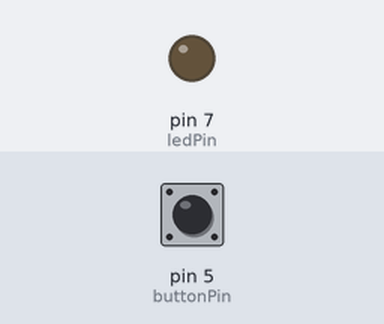
The sketch below on a simulated Arduino Uno, built with avr-gcc and run on an emulated ATmega328P. Shown: output pins drawn as LEDs (lit = HIGH). The inputs (shaded band) are chosen by the test bench; at power-on: pin 5 (buttonPin) HIGH. What the sketch prints to the serial monitor is not drawn.

Above: at 1.2 s.
1.3 s: pin 5 (buttonPin) pulled LOW for 0.15 s
At 1.37 s:
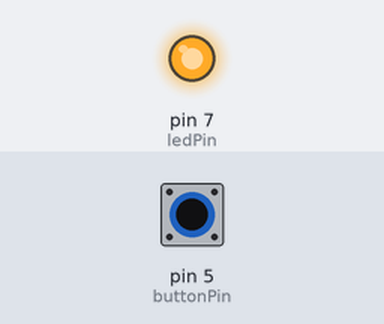
2.9 s: pin 5 (buttonPin) pulled LOW for 3.2 s
At 6.6 s:
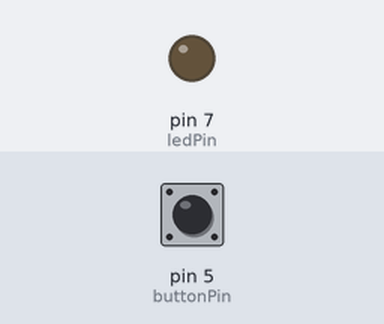
Timing chart, 0 to 8.1 s (numbered marks = the images above; inputs shaded):
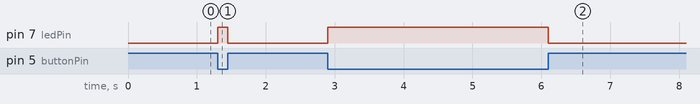

Measured:
- after the input at 1.3 s, pin 7 (ledPin): LOW → HIGH at once, → LOW 0.15 s later
- after the input at 2.9 s, pin 7 (ledPin): LOW → HIGH at once, → LOW 3.2 s later

The sketch:

lab3_button.ino
```cpp
const int buttonPin = 5;
const int ledPin = 7;

int buttonPressCount = 0;
byte lastButtonState = LOW;

unsigned long lastReading;
unsigned int debounceTime = 50;

void setup()
{
    Serial.begin(9600);
    pinMode(buttonPin, INPUT_PULLUP);
    pinMode(ledPin, OUTPUT);
}

void loop()
{
    // Count button presses
    if (digitalRead(buttonPin) == LOW && lastButtonState == HIGH && millis() - lastReading > debounceTime)
    {
        buttonPressCount++;
        lastReading = millis();
    }
    lastButtonState = digitalRead(buttonPin);

    byte buttonIsOn = !lastButtonState;

    // // just pressed button
    // if (buttonState != lastButtonState)
    // {
    //     lastButtonState = buttonState;
    //     lastReading = millis();
    // }

    // if (millis() - lastReading >= debounceTime)
    // {
    //     // pressed for 50 ms
    //     if (buttonState == LOW)
    //     {
    //         buttonPressCount++;
    //     }

    //     // released for 50 ms
    //     else
    //     {
    //         Serial.print("Button was pressed ");
    //         Serial.print(buttonPressCount);
    //         Serial.println(" times.");
    //     }
    // }

    digitalWrite(ledPin, buttonIsOn);
    Serial.println(buttonPressCount);
    delay(1);
}
```
